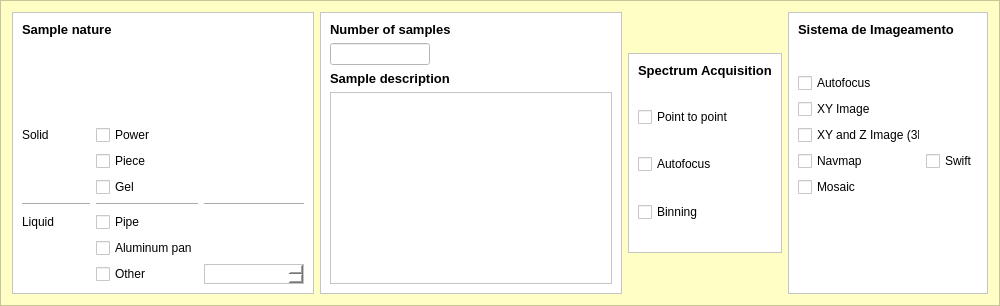
        <widget class="QFrame" name="frame_3">
         <property name="minimumSize">
          <size>
           <width>1000</width>
           <height>220</height>
          </size>
         </property>
         <property name="maximumSize">
          <size>
           <width>16777215</width>
           <height>16777215</height>
          </size>
         </property>
         <property name="styleSheet">
          <string notr="true">background-color: rgb(255, 255, 197);</string>
         </property>
         <property name="frameShape">
          <enum>QFrame::StyledPanel</enum>
         </property>
         <property name="frameShadow">
          <enum>QFrame::Raised</enum>
         </property>
         <layout class="QHBoxLayout" name="horizontalLayout">
          <item>
           <widget class="QFrame" name="frame_11">
            <property name="minimumSize">
             <size>
              <width>300</width>
              <height>200</height>
             </size>
            </property>
            <property name="maximumSize">
             <size>
              <width>350</width>
              <height>16777215</height>
             </size>
            </property>
            <property name="styleSheet">
             <string notr="true">background-color: rgb(255, 255, 255);</string>
            </property>
            <property name="frameShape">
             <enum>QFrame::StyledPanel</enum>
            </property>
            <property name="frameShadow">
             <enum>QFrame::Raised</enum>
            </property>
            <layout class="QGridLayout" name="gridLayout_2">
             <item row="5" column="1">
              <widget class="QCheckBox" name="gel_checkBox">
               <property name="text">
                <string>Gel</string>
               </property>
              </widget>
             </item>
             <item row="7" column="1">
              <widget class="QCheckBox" name="cachimbo_checkBox">
               <property name="text">
                <string>Pipe</string>
               </property>
              </widget>
             </item>
             <item row="9" column="1">
              <widget class="QCheckBox" name="outra_amostra_checkBox">
               <property name="text">
                <string>Other</string>
               </property>
              </widget>
             </item>
             <item row="9" column="2">
              <widget class="QTextEdit" name="outra_amostra_textEdit">
               <property name="maximumSize">
                <size>
                 <width>100</width>
                 <height>20</height>
                </size>
               </property>
              </widget>
             </item>
             <item row="3" column="1">
              <widget class="QCheckBox" name="powder_checkBox">
               <property name="text">
                <string>Power</string>
               </property>
              </widget>
             </item>
             <item row="6" column="2">
              <widget class="Line" name="line_3">
               <property name="orientation">
                <enum>Qt::Horizontal</enum>
               </property>
              </widget>
             </item>
             <item row="3" column="0">
              <widget class="QLabel" name="label_21">
               <property name="text">
                <string>Solid</string>
               </property>
              </widget>
             </item>
             <item row="6" column="1">
              <widget class="Line" name="line_2">
               <property name="orientation">
                <enum>Qt::Horizontal</enum>
               </property>
              </widget>
             </item>
             <item row="6" column="0">
              <widget class="Line" name="line">
               <property name="orientation">
                <enum>Qt::Horizontal</enum>
               </property>
              </widget>
             </item>
             <item row="7" column="0">
              <widget class="QLabel" name="label_22">
               <property name="text">
                <string>Liquid</string>
               </property>
              </widget>
             </item>
             <item row="1" column="0" colspan="2">
              <widget class="QLabel" name="label_2">
               <property name="font">
                <font>
                 <pointsize>10</pointsize>
                 <weight>75</weight>
                 <bold>true</bold>
                </font>
               </property>
               <property name="text">
                <string>Sample nature</string>
               </property>
              </widget>
             </item>
             <item row="4" column="1">
              <widget class="QCheckBox" name="piece_checkBox">
               <property name="text">
                <string>Piece</string>
               </property>
              </widget>
             </item>
             <item row="8" column="1">
              <widget class="QCheckBox" name="al_checkBox">
               <property name="text">
                <string>Aluminum pan</string>
               </property>
              </widget>
             </item>
             <item row="2" column="0">
              <spacer name="verticalSpacer_8">
               <property name="orientation">
                <enum>Qt::Vertical</enum>
               </property>
               <property name="sizeHint" stdset="0">
                <size>
                 <width>20</width>
                 <height>40</height>
                </size>
               </property>
              </spacer>
             </item>
            </layout>
           </widget>
          </item>
          <item>
           <widget class="QFrame" name="frame_12">
            <property name="maximumSize">
             <size>
              <width>350</width>
              <height>16777215</height>
             </size>
            </property>
            <property name="styleSheet">
             <string notr="true">background-color: rgb(255, 255, 255);</string>
            </property>
            <property name="frameShape">
             <enum>QFrame::StyledPanel</enum>
            </property>
            <property name="frameShadow">
             <enum>QFrame::Raised</enum>
            </property>
            <layout class="QVBoxLayout" name="verticalLayout_5">
             <item>
              <widget class="QLabel" name="label">
               <property name="minimumSize">
                <size>
                 <width>110</width>
                 <height>0</height>
                </size>
               </property>
               <property name="font">
                <font>
                 <pointsize>10</pointsize>
                 <weight>75</weight>
                 <bold>true</bold>
                </font>
               </property>
               <property name="text">
                <string>Number of samples</string>
               </property>
              </widget>
             </item>
             <item>
              <widget class="QLineEdit" name="numero_amostras_lineEdit">
               <property name="maximumSize">
                <size>
                 <width>100</width>
                 <height>16777215</height>
                </size>
               </property>
              </widget>
             </item>
             <item>
              <widget class="QLabel" name="label_3">
               <property name="font">
                <font>
                 <pointsize>10</pointsize>
                 <weight>75</weight>
                 <bold>true</bold>
                </font>
               </property>
               <property name="text">
                <string>Sample description</string>
               </property>
              </widget>
             </item>
             <item>
              <widget class="QPlainTextEdit" name="description_plainTextEdit">
               <property name="minimumSize">
                <size>
                 <width>0</width>
                 <height>0</height>
                </size>
               </property>
               <property name="maximumSize">
                <size>
                 <width>16777215</width>
                 <height>16777215</height>
                </size>
               </property>
              </widget>
             </item>
            </layout>
           </widget>
          </item>
          <item>
           <widget class="QFrame" name="frame_14">
            <property name="maximumSize">
             <size>
              <width>170</width>
              <height>200</height>
             </size>
            </property>
            <property name="styleSheet">
             <string notr="true">background-color: rgb(255, 255, 255);</string>
            </property>
            <property name="frameShape">
             <enum>QFrame::StyledPanel</enum>
            </property>
            <property name="frameShadow">
             <enum>QFrame::Raised</enum>
            </property>
            <layout class="QGridLayout" name="gridLayout_3">
             <item row="0" column="0">
              <widget class="QLabel" name="label_4">
               <property name="enabled">
                <bool>true</bool>
               </property>
               <property name="maximumSize">
                <size>
                 <width>150</width>
                 <height>20</height>
                </size>
               </property>
               <property name="font">
                <font>
                 <pointsize>10</pointsize>
                 <weight>75</weight>
                 <bold>true</bold>
                </font>
               </property>
               <property name="text">
                <string>Spectrum Acquisition</string>
               </property>
              </widget>
             </item>
             <item row="4" column="0">
              <widget class="QCheckBox" name="pontoaponto_checkBox">
               <property name="text">
                <string>Point to point</string>
               </property>
              </widget>
             </item>
             <item row="6" column="0">
              <widget class="QCheckBox" name="espectro_autofocus_checkBox">
               <property name="text">
                <string>Autofocus</string>
               </property>
              </widget>
             </item>
             <item row="1" column="0">
              <spacer name="verticalSpacer">
               <property name="orientation">
                <enum>Qt::Vertical</enum>
               </property>
               <property name="sizeType">
                <enum>QSizePolicy::Preferred</enum>
               </property>
               <property name="sizeHint" stdset="0">
                <size>
                 <width>20</width>
                 <height>20</height>
                </size>
               </property>
              </spacer>
             </item>
             <item row="8" column="0">
              <widget class="QCheckBox" name="binning_checkBox">
               <property name="text">
                <string>Binning</string>
               </property>
              </widget>
             </item>
             <item row="9" column="0">
              <spacer name="verticalSpacer_4">
               <property name="orientation">
                <enum>Qt::Vertical</enum>
               </property>
               <property name="sizeHint" stdset="0">
                <size>
                 <width>20</width>
                 <height>40</height>
                </size>
               </property>
              </spacer>
             </item>
             <item row="5" column="0">
              <spacer name="verticalSpacer_21">
               <property name="orientation">
                <enum>Qt::Vertical</enum>
               </property>
               <property name="sizeHint" stdset="0">
                <size>
                 <width>20</width>
                 <height>40</height>
                </size>
               </property>
              </spacer>
             </item>
             <item row="7" column="0">
              <spacer name="verticalSpacer_20">
               <property name="orientation">
                <enum>Qt::Vertical</enum>
               </property>
               <property name="sizeHint" stdset="0">
                <size>
                 <width>20</width>
                 <height>40</height>
                </size>
               </property>
              </spacer>
             </item>
             <item row="2" column="0">
              <spacer name="verticalSpacer_22">
               <property name="orientation">
                <enum>Qt::Vertical</enum>
               </property>
               <property name="sizeHint" stdset="0">
                <size>
                 <width>20</width>
                 <height>40</height>
                </size>
               </property>
              </spacer>
             </item>
            </layout>
           </widget>
          </item>
          <item>
           <widget class="QFrame" name="frame_15">
            <property name="maximumSize">
             <size>
              <width>200</width>
              <height>16777215</height>
             </size>
            </property>
            <property name="styleSheet">
             <string notr="true">background-color: rgb(255, 255, 255);</string>
            </property>
            <property name="frameShape">
             <enum>QFrame::StyledPanel</enum>
            </property>
            <property name="frameShadow">
             <enum>QFrame::Raised</enum>
            </property>
            <layout class="QGridLayout" name="gridLayout_4">
             <item row="2" column="0">
              <spacer name="verticalSpacer_2">
               <property name="orientation">
                <enum>Qt::Vertical</enum>
               </property>
               <property name="sizeType">
                <enum>QSizePolicy::Preferred</enum>
               </property>
               <property name="sizeHint" stdset="0">
                <size>
                 <width>20</width>
                 <height>30</height>
                </size>
               </property>
              </spacer>
             </item>
             <item row="6" column="0">
              <widget class="QCheckBox" name="navmap_checkBox">
               <property name="text">
                <string>Navmap</string>
               </property>
              </widget>
             </item>
             <item row="4" column="0">
              <widget class="QCheckBox" name="imagemxy_checkBox">
               <property name="text">
                <string>XY Image</string>
               </property>
              </widget>
             </item>
             <item row="3" column="0">
              <widget class="QCheckBox" name="imagem_autofocus_checkBox">
               <property name="text">
                <string>Autofocus</string>
               </property>
              </widget>
             </item>
             <item row="5" column="0">
              <widget class="QCheckBox" name="imagemxyz_checkBox">
               <property name="text">
                <string>XY and Z Image (3D)</string>
               </property>
              </widget>
             </item>
             <item row="6" column="1">
              <widget class="QCheckBox" name="swift_checkBox">
               <property name="maximumSize">
                <size>
                 <width>80</width>
                 <height>16777215</height>
                </size>
               </property>
               <property name="text">
                <string>Swift</string>
               </property>
              </widget>
             </item>
             <item row="8" column="0">
              <widget class="QCheckBox" name="mosaico_checkBox">
               <property name="text">
                <string>Mosaic</string>
               </property>
              </widget>
             </item>
             <item row="1" column="0" colspan="2">
              <widget class="QLabel" name="label_5">
               <property name="maximumSize">
                <size>
                 <width>16777215</width>
                 <height>20</height>
                </size>
               </property>
               <property name="font">
                <font>
                 <pointsize>10</pointsize>
                 <weight>75</weight>
                 <bold>true</bold>
                </font>
               </property>
               <property name="text">
                <string>Sistema de Imageamento</string>
               </property>
              </widget>
             </item>
             <item row="9" column="0">
              <spacer name="verticalSpacer_3">
               <property name="orientation">
                <enum>Qt::Vertical</enum>
               </property>
               <property name="sizeHint" stdset="0">
                <size>
                 <width>20</width>
                 <height>40</height>
                </size>
               </property>
              </spacer>
             </item>
            </layout>
           </widget>
          </item>
         </layout>
        </widget>
